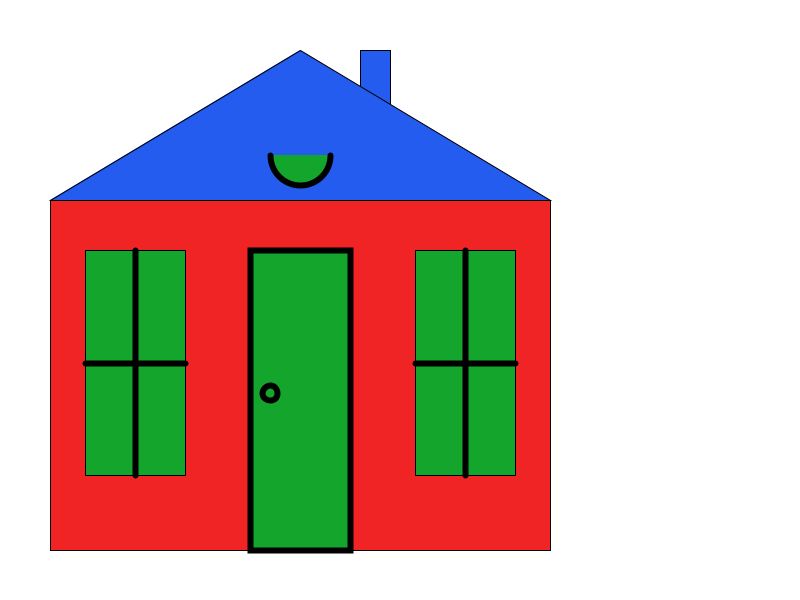
Frame 1 (no input)
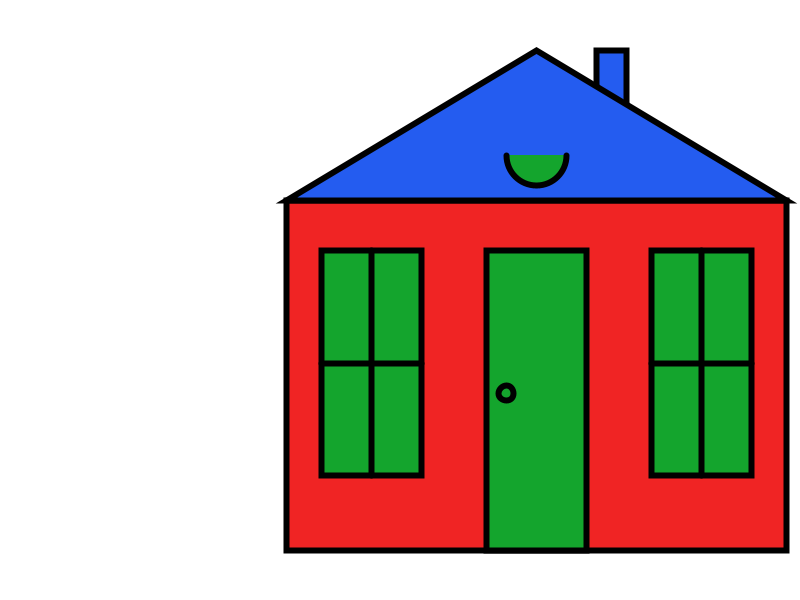
Frame 60 (the mouse pressed at the canvas centre just before this capture)
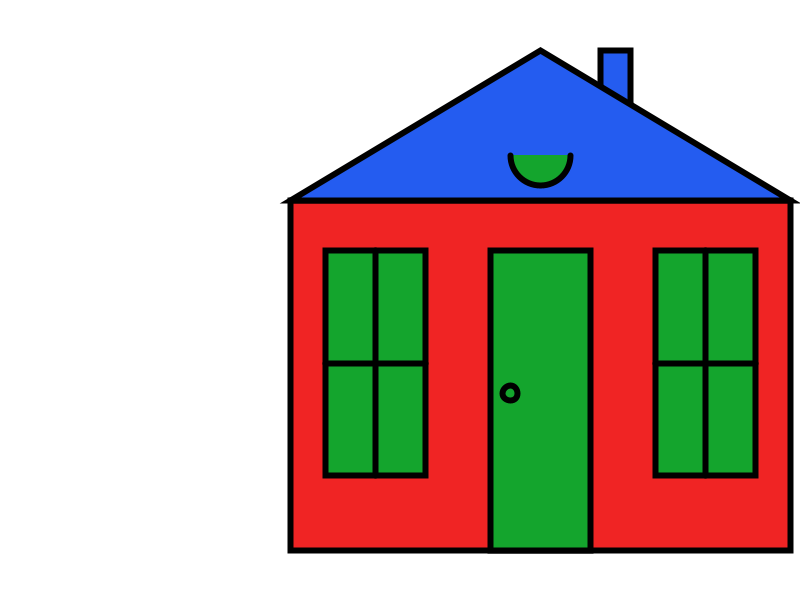
Frame 120 (the mouse held since frame 60 and released just before this capture)

The Processing sketch that drew these frames (run headless with seeded random() and noise(); from frame 60 on, the mouse is pressed at the canvas centre):

// Processing sketch: sketch_161007b
// ── sketch_161007b.pde
int x = 50;
int y = 200;
int d = 4;
void setup() {
  size(800, 600);
}

void draw() {
  background(255);
  fill(#F02424);
  rect(x, y, 500, 350);                     // outside border of house
  fill(#245CF0);
  rect(x+310, y-150, 30, 100);              //chimmney
  triangle(x, y, x+250, y-150, x+500, y);   // roof
  fill(#14A52D);
  rect(x+35, y+50, 100, 225);        // outside of left window
  rect(x+365, y+50, 100, 225);       // outside of right window
  strokeWeight(6);
  line(x+35, y+163, x+135, y+163);   // horizontal line in left window
  line(x+85, y+50, x+85, y+275 );     // vertical line in left window
  line(x+365, y+163, x+465, y+163);  // horizontal line in right window
  line(x+415, y+50, x+415, y+275);   // vertical line of right window
  rect(x+200, y+50, 100, 300);       // border of door
  ellipse(x+220, y+193, 15, 15);     // door knob
  arc(x+250, y-45, 60, 60, 0, PI);
  if (mousePressed == false) {  
    x = x + d;                      // Moves house to the right and stops
  }
  if (x+500 >= width) {
    d = d * -1;
  } 
  // Moves house to the left and stops
  if (x <= 0) {
    d = d * -1;
  }

  println(" The value of x is ", x, " and the y value is ", y);
}
